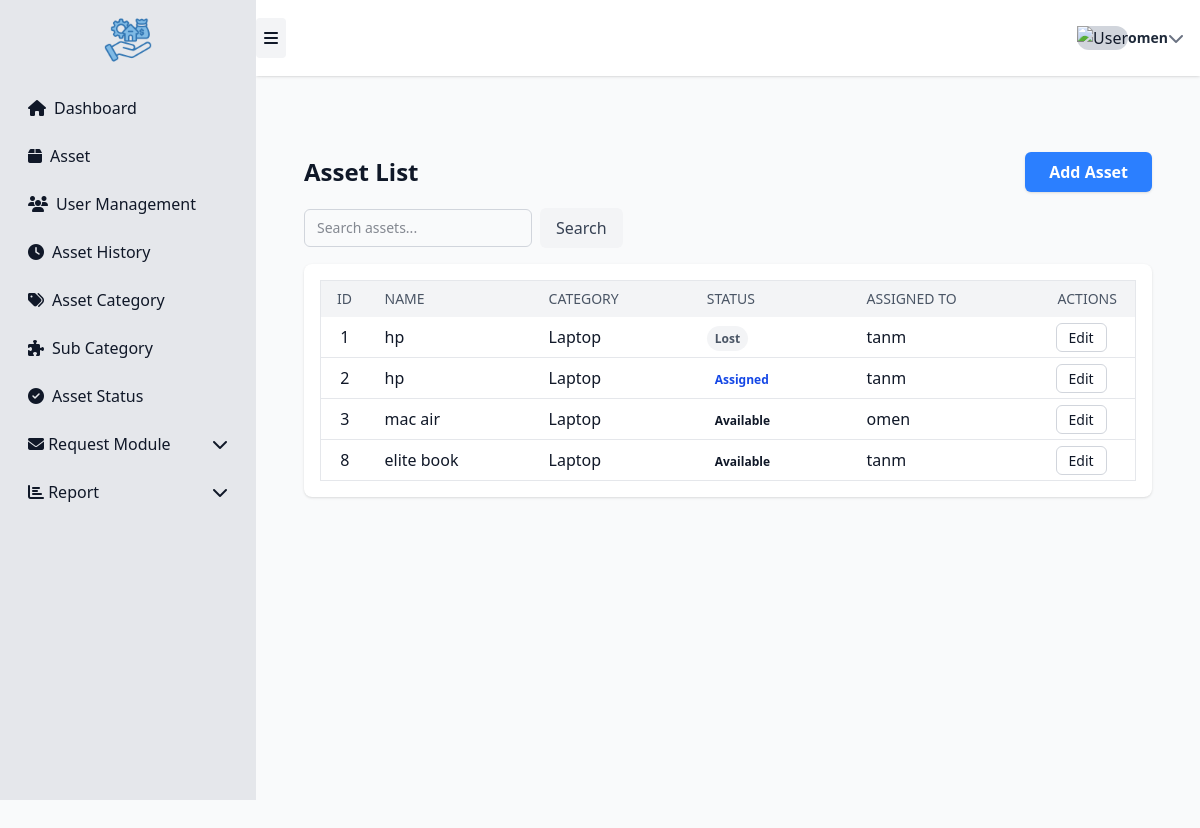
/assets/ (signed in), run on an earlier commit of the app's database.
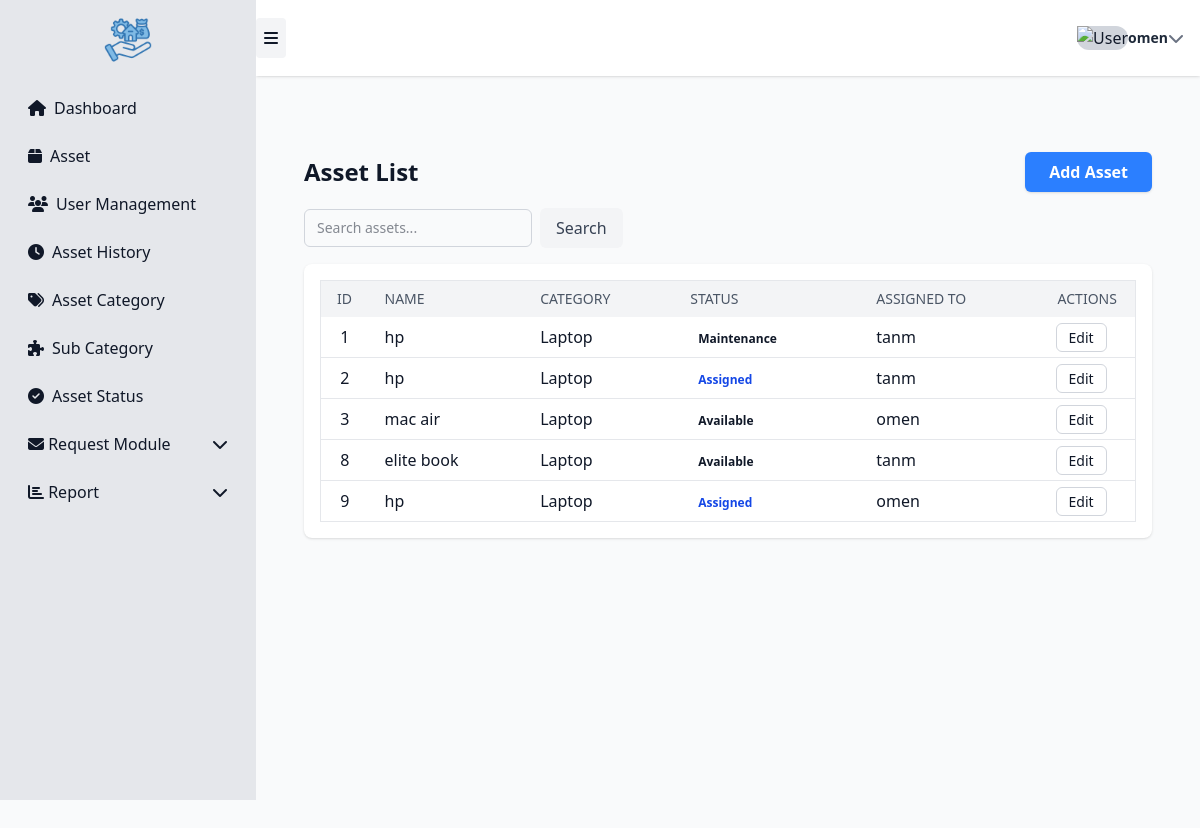
And on a later commit of the database.
### asset1/models.py (models this page shows, shortened)
class Asset(models.Model):
    STATUS_AVAILABLE = "available"
    STATUS_ASSIGNED = "assigned"
    STATUS_MAINTENANCE = "maintenance"
    STATUS_LOST = "lost"
    STATUS_RETIRED = "retired"
    STATUS_CHOICES = [
        (STATUS_AVAILABLE, "Available"),
        (STATUS_ASSIGNED, "Assigned"),
        (STATUS_MAINTENANCE, "Maintenance"),
        (STATUS_LOST, "Lost"),
        (STATUS_RETIRED, "Retired"),
    ]
    uuid = models.UUIDField(default=uuid.uuid4, editable=False, unique=True)
    name = models.CharField(max_length=200)
    category = models.ForeignKey(Category, on_delete=models.PROTECT, related_name="assets")
    serial_number = models.CharField(max_length=200, blank=True, null=True, unique=True)
    description = models.TextField(blank=True)
    location = models.ForeignKey(Location, on_delete=models.SET_NULL, null=True, blank=True)
    status = models.CharField(max_length=32, choices=STATUS_CHOICES, default=STATUS_AVAILABLE)
    assigned_to = models.ForeignKey(settings.AUTH_USER_MODEL, null=True, blank=True,
                                    on_delete=models.SET_NULL, related_name="assigned_assets")
    acquired_date = models.DateField(null=True, blank=True)
    purchase_price = models.DecimalField(max_digits=12, decimal_places=2, null=True, blank=True)
    is_active = models.BooleanField(default=True)
    created_at = models.DateTimeField(auto_now_add=True)
    updated_at = models.DateTimeField(auto_now=True)

class Category(models.Model):
    name = models.CharField(max_length=120, unique=True)
    description = models.TextField(blank=True)
    created_at = models.DateTimeField(default=timezone.now)
    def __str__(self):
        return self.name

### asset1/views.py (the view)
# urls.py: path('assets/', views.asset_list, name='asset_list'),
@login_required
def asset_list(request):
    find_asset = request.GET.get("find_asset","")
    assets = Asset.objects.select_related("assigned_to", "category").filter(
        Q(name__icontains=find_asset)
        | Q(category__name__icontains=find_asset)
        | Q(status__icontains=find_asset)
        | Q(id__icontains=find_asset
    ))
    paginator = Paginator(assets, 10)
    page_number = request.GET.get("page")
    page_obj = paginator.get_page(page_number)
    context = {
        "object_list": page_obj,
        "is_paginated": page_obj.has_other_pages(),
        "page_obj": page_obj,
        "search_query": find_asset or "",
    }
    return render(request, "asset1/asset_list.html", context)

### asset1/templates/asset1/asset_list.html (shortened to what this page needs)
{% extends "asset1/sidebar.html" %}
{% block page_content %}
<div class="flex-1 flex flex-col min-h-screen pt-20">
    <div class="flex-1 p-6">
        <div class="flex justify-between items-center mb-4">
            <h2 class="text-2xl font-bold">Asset List</h2>
            <a href="{% url 'asset1:asset-create' %}"
               class="px-6 py-2 bg-blue-500 text-white font-semibold rounded-md shadow hover:bg-blue-700 transition">
                Add Asset
            </a>
        </div>
        <form method="get" class="flex flex-wrap items-center gap-2 mb-4 w-full">
            <input type="text"
                   name="find_asset"
                   placeholder="Search assets..."
                   value="{{ request.GET.find_asset }}"
                   class="flex-grow border border-gray-300 rounded-md px-3 py-2 text-sm focus:outline-none focus:ring-2 focus:ring-blue-500"/>
            <button type="submit"
                    class="px-4 py-2 bg-gray-100 text-gray-700 font-medium rounded-md hover:bg-gray-200 transition">
                Search
            </button>
        </form>
        <div class="bg-white rounded-lg shadow p-4 w-full">
            <table class="w-full table-fixed border border-gray-200 rounded-lg">
                <thead class="bg-gray-100">
                    <tr>
                        <th class="px-4 py-2 text-left text-sm font-medium text-gray-600 uppercase w-12">ID</th>
                        <th class="px-4 py-2 text-left text-sm font-medium text-gray-600 uppercase">Name</th>
                        <th class="px-4 py-2 text-left text-sm font-medium text-gray-600 uppercase">Category</th>
                        <th class="px-4 py-2 text-left text-sm font-medium text-gray-600 uppercase">Status</th>
                        <th class="px-4 py-2 text-left text-sm font-medium text-gray-600 uppercase">Assigned To</th>
                        <th class="px-4 py-2 text-right text-sm font-medium text-gray-600 uppercase w-24">Actions</th>
                    </tr>
                </thead>
                <tbody class="divide-y divide-gray-200">
                    {% for asset in object_list %}
                    <tr class="hover:bg-gray-50">
                        <td class="px-4 py-2 text-center truncate">{{ asset.id }}</td>
                        <td class="px-4 py-2 truncate">{{ asset.name }}</td>
                        <td class="px-4 py-2 truncate">{{ asset.category }}</td>
                        <td class="px-4 py-2">
                            <span class="px-2 py-1 text-xs font-semibold rounded-full
                                {% if asset.status == 'available' %}bg-green-100 text-green-700
                                {% elif asset.status == 'assigned' %}bg-blue-100 text-blue-700
                                {% elif asset.status == 'maintenance' %}bg-yellow-100 text-yellow-700
                                {% else %}bg-gray-100 text-gray-600{% endif %}">
                                {{ asset.get_status_display }}
                            </span>
                        </td>
                        <td class="px-4 py-2 truncate">{{ asset.assigned_to|default:"—" }}</td>
                        <td class="px-4 py-2 text-right">
                            <a href="{% url 'asset1:asset-update' asset.id %}"
                               class="px-3 py-1 text-sm border border-gray-300 rounded-md hover:bg-gray-100 transition">
                                Edit
                            </a>
                        </td>
                    </tr>
                    {% empty %}
                    <tr>
                        <td colspan="6" class="text-center py-6 text-gray-500">No assets found.</td>
                    </tr>
                    {% endfor %}
                </tbody>
            </table>
        </div>
    </div>
</div>
{% endblock %}

### asset1/templates/asset1/sidebar.html (shortened to what this page needs)
{% extends "asset1/base.html" %}
{% load static %}
{% load widget_tweaks %}
{% block content %}
<link rel="stylesheet"
      href="https://cdnjs.cloudflare.com/ajax/libs/font-awesome/6.4.0/css/all.min.css"/>
<link rel="stylesheet" href="https://cdn.jsdelivr.net/npm/bootstrap-icons@1.10.5/font/bootstrap-icons.css">
<div class="min-h-screen w-full bg-gray-50">
    <aside id="sidebar"
       class="bg-gray-200 min-h-screen fixed top-0 left-0 flex-shrink-0 overflow-y-auto transition-all duration-300 z-50"
       " style="width: 16rem;">
        <div class="flex flex-col justify-between h-full">
            <div class="flex flex-col gap-2 p-4">
            <div class="mb-4">
                <img src="{% static 'images/asset.png' %}" alt="Asset Management Logo" class="h-12 mx-auto">
            </div>
                <a href="{% url 'asset1:dashboard' %}" class="flex items-center gap-2 px-3 py-2 rounded hover:bg-gray-300">
                    <i class="fas fa-home w-5"></i>
                    <span class="sidebar-text">Dashboard</span>
                </a>
                <a href="{% url 'asset1:asset_list' %}" class="flex items-center gap-2 px-3 py-2 rounded hover:bg-gray-300">
                    <i class="fas fa-box w-5"></i>
                    <span class="sidebar-text">Asset</span>
                </a>
                <a href="{% url 'asset1:employee_list' %}" class="flex items-center gap-2 px-3 py-2 rounded hover:bg-gray-300">
                    <i class="fas fa-users w-5"></i>
                    <span class="sidebar-text">User Management</span>
                </a>
                <a href="{% url 'asset1:asset_history' %}" class="flex items-center gap-2 px-3 py-2 rounded hover:bg-gray-300">
                    <i class="fas fa-clock w-5"></i>
                    <span class="sidebar-text">Asset History</span>
                </a>
                <a href="{% url 'asset1:asset_category' %}" class="flex items-center gap-2 px-3 py-2 rounded hover:bg-gray-300">
                    <i class="fas fa-tags w-5"></i>
                    <span class="sidebar-text">Asset Category</span>
                </a>
                <a href="{% url 'asset1:subcategory_list' %}" class="flex items-center gap-2 px-3 py-2 rounded hover:bg-gray-300">
                    <i class="fas fa-puzzle-piece w-5"></i>
                    <span class="sidebar-text">Sub Category</span>
                </a>
                <a href="{% url 'asset1:asset_status' %}" class="flex items-center gap-2 px-3 py-2 rounded hover:bg-gray-300">
                    <i class="fas fa-check-circle w-5"></i>
                    <span class="sidebar-text">Asset Status</span>
                </a>
                <details class="group">
                    <summary class="flex justify-between items-center px-3 py-2 rounded cursor-pointer hover:bg-gray-300">
                        <span>
                            <i class="fas fa-envelope w-5"></i>
                            <span class="sidebar-text">Request Module</span>
                        </span>
                        <i class="fas fa-chevron-down transition-transform group-open:rotate-180"></i>
                    </summary>
                </details>
                <details class="group">
                    <summary class="flex justify-between items-center px-3 py-2 rounded cursor-pointer hover:bg-gray-300">
                        <span>
                            <i class="fas fa-chart-bar w-5"></i>
                            <span class="sidebar-text">Report</span>
                        </span>
                        <i class="fas fa-chevron-down transition-transform group-open:rotate-180"></i>
                    </summary>
                </details>
            </div>
        </div>
    </aside>
    <nav id="navbar"
     class="bg-white shadow flex justify-between items-center px-10 h-20 flex-shrink-0 fixed top-0 z-40 transition-all duration-300"
     style="height: 4.75rem; left: 16rem; width: calc(100vw - 16rem);">
        <div class="flex items-center gap-4">
            <button id="sidebar-toggle"
                    class="p-2 rounded bg-gray-100 hover:bg-gray-200 transition">
                <i class="fa-solid fa-bars"></i>
            </button>
        </div>
        <div class="relative flex items-center" id="user-dropdown-container">
            <button id="user-dropdown-btn" class="flex items-center gap-3 px-4 py-2 rounded-lg hover:bg-gray-200 dark:hover:bg-gray-700 transition select-none">
                <div class="h-10 w-10 rounded-full overflow-hidden bg-gray-300 flex items-center justify-center">
                    <img id="user-avatar" src="" alt="User" class="object-cover w-full h-full">
                </div>
                <div class="flex flex-col leading-tight text-left sidebar-text">
                    <span class="text-gray-800 dark:text-gray-100 font-semibold text-sm">{{ user.get_username }}</span>
                </div>
                <i id="user-dropdown-icon" class="fas fa-chevron-down text-gray-500 ml-2 transition-transform duration-200"></i>
            </button>
        </div>
    </nav>
 <main id="main-content"
      class="overflow-y-auto p-6 bg-gray-50 transition-all duration-300"
      style="margin-left: 16rem; margin-top: 5rem; min-height: calc(100vh - 5rem);">
    {% block page_content %}{% endblock %}
</main>
</div>
{% endblock %}

### asset1/templates/asset1/base.html (shortened to what this page needs)
<!DOCTYPE html>
<html lang="en">
  <head>
    {% load static %}
    <link rel="stylesheet" href="{% static 'css/dist/styles.css' %}" />
  </head>
  <body class="bg-gray-50 text-gray-900 min-h-screen">
    {% block content %}{% endblock %}
  </body>
</html>

### asset1/templates/asset1/asset_list.html (style rules this page uses)
html, body { overflow-x: hidden; }

What changed in the data, as far as the page shows it:
changed Asset id 1: status "Lost" → "Maintenance"
added Asset: id "9", name "hp", category "Laptop", status "Assigned", assigned_to "omen"
